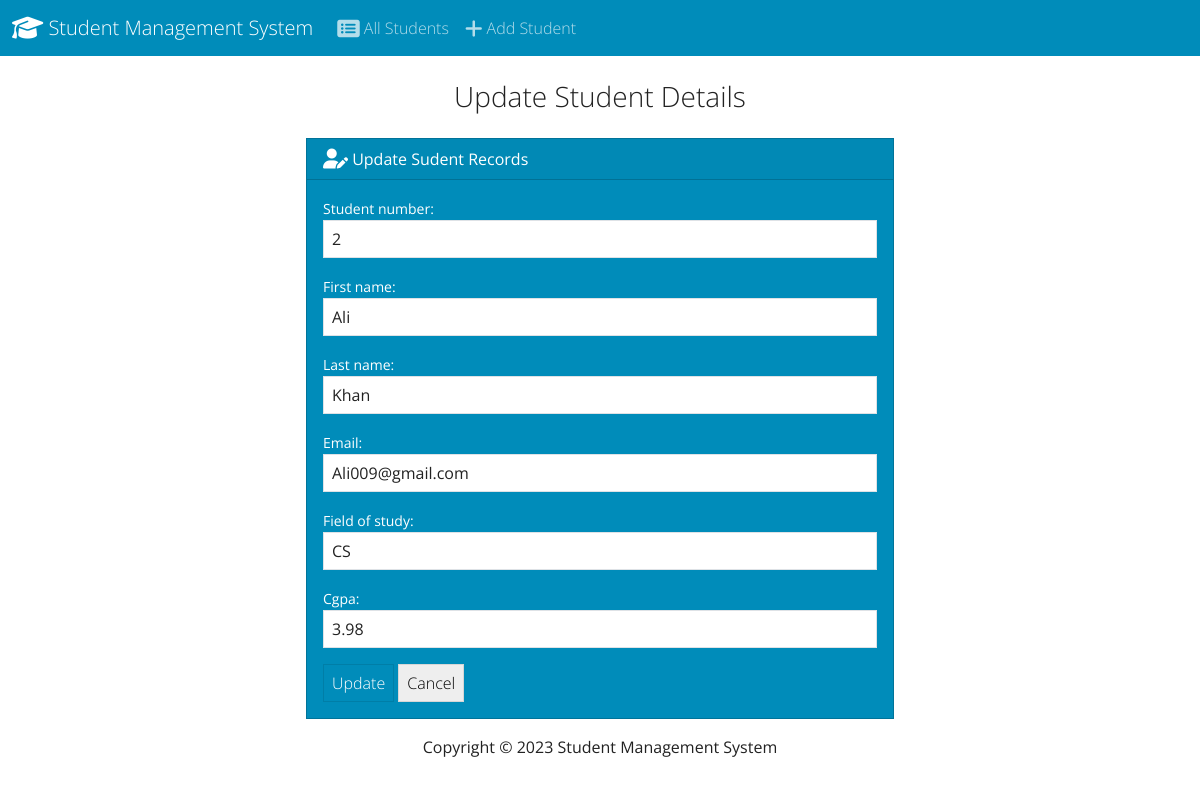
Page /edit/2/ on the committed database.
### students/models.py (models this page shows, shortened)
class Student(models.Model):
    student_number = models.PositiveIntegerField()
    first_name = models.CharField(max_length=50)
    last_name = models.CharField(max_length=50)
    email = models.CharField(max_length=100)
    field_of_study = models.CharField(max_length=30)
    cgpa = models.FloatField()

### students/views.py (the view)
# urls.py: path('edit/<int:id>/',views.edit, name='edit'),
def edit(request, id):
    if request.method == 'POST':
        student = Student.objects.get(pk = id)
        form = StudentForm(request.POST, instance = student)
        if form.is_valid():
            form.save()
            return render(request, 'students/edit.html',{
                'form' : form,
                'success' : True
            })
    else:
        student = Student.objects.get(pk = id)
        form = StudentForm(instance = student)
    return render(request, 'students/edit.html',{'form':form})

### students/forms.py
class StudentForm(forms.ModelForm):
    class Meta:
        model = Student
        fields = ['student_number','first_name','last_name','email',
                  'field_of_study','cgpa']
        labels = {
            'student_number : Student Number',
            'first_name : First Name',
            'last_name : Last Name',
            'email : Email',
            'field_of_study : Field of Study',
            'cgpa : CGPA'
        }
        widgets = {
            'student_number': forms.NumberInput(attrs ={'class': 'form-control'}),
            'first_name': forms.TextInput(attrs ={'class': 'form-control'}),
            'last_name': forms.TextInput(attrs ={'class': 'form-control'}),
            'email': forms.EmailInput(attrs ={'class': 'form-control'}),
            'field_of_study': forms.TextInput(attrs ={'class': 'form-control'}),
            'cgpa': forms.NumberInput(attrs ={'class': 'form-control'})
        }

### students/Templates/students/edit.html (shortened to what this page needs)
{% extends "students/base.html" %}
{% block body %}
<h3 class="text-center m-4">Update Student Details</h3>
{% if success %}
<div class="alert alert-success" role="alert">
    The Student Details have been updated successfully.
    <a href="{% url 'index' %}" class="alert-link">
        Go To Home Page.</a>
</div>
{% else %}
<div class="row justify-content-center">
    <div class="col-6">
        <div class="card text-white bg-primary mb-3">
            <div class="card-header"><i class="fa-solid fa-user-pen fa-lg"></i>
            Update Sudent Records</div>
            <div class="card-body">
              <form action="{%url 'add' %}" method="POST">
                {{form.as_p}}
                <button type="submit" class="btn btn-primary">
                    Update</button>
                <a href="{% url 'index' %}" class="btn btn-secondary">
                    Cancel</a>
              </form>
            </div>
          </div>
    </div>
</div>
{% endif %}
{% endblock %}

### rows in the picture
Student: student_number "2", first_name "Ali", last_name "Khan", email "Ali009@gmail.com", field_of_study "CS", cgpa "3.98"
